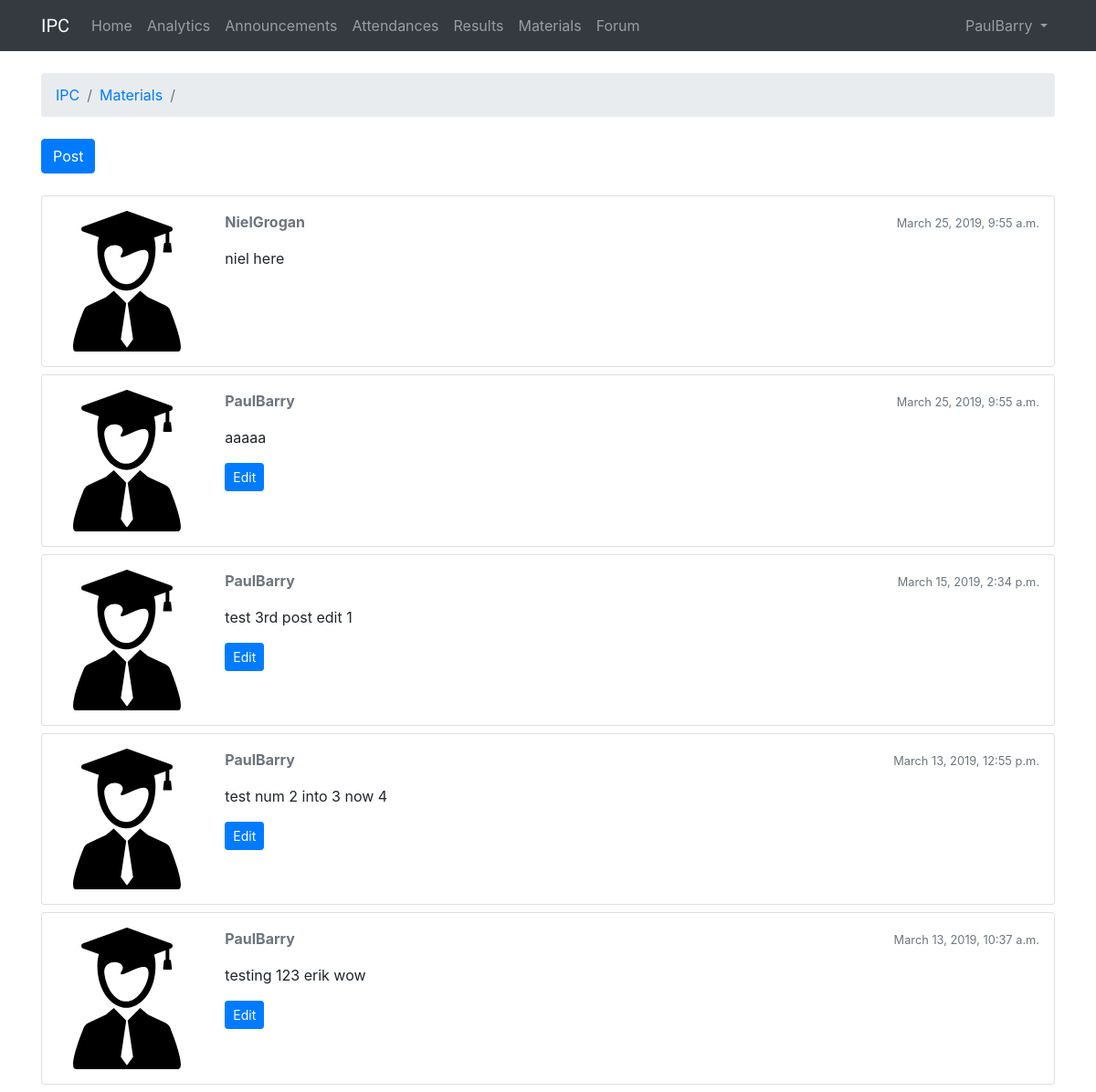
The page /1/material/3 (signed in) on the database its author committed.
### IPC/models.py (models this page shows, shortened)
class Discussion(models.Model):
    discussionMaterial = models.ForeignKey(Material, on_delete=models.CASCADE,)
    discussionPost = models.TextField(max_length=4000)
    discussionCreatedTime = models.DateTimeField(auto_now_add=True)
    discussionUpdatedTime = models.DateTimeField(null=True)
    discussionPoster = models.ForeignKey(User, on_delete=models.CASCADE,)
    discussionCourse = models.ForeignKey(Course, on_delete=models.CASCADE,)

### IPC/views.py (the view)
# urls.py: path('<int:course_id>/material/<int:material_id>', views.material_discussion, name='material_discussion'),
@login_required
def material_discussion(request, course_id, material_id):
    material = Course.objects.get(id=material_id)
    discussions = list(Discussion.objects.filter(discussionMaterial = material_id, discussionCourse = course_id).order_by('-discussionCreatedTime'))
    return render(request, 'discussion.html', {'course_id': course_id,
                                                'material_id': material_id,
                                             'material': material,
                                             'discussions': discussions,})

### templates/discussion.html (shortened to what this page needs)
{% extends 'base.html' %}
{% load static %}
{% block breadcrumb %}
<li class="breadcrumb-item"><a href="{% url 'course' %}">IPC</a></li>
<li class="breadcrumb-item"><a href="{% url 'course_material' course_id=course_id %}">Materials</a></li>
<li class="breadcrumb-item active">{{ material.materialTitle }}</li>
{% endblock %}
{% block content %}
  <div class="mb-4">
    <a href="{% url 'post_material_discussion' course_id=course_id material_id=material_id %}" class="btn btn-primary" role="button">Post</a>
  </div>
  {% for discussion in discussions %}
    <div class="card mb-2">
      <div class="card-body p-3">
        <div class="row">
          <div class="col-2">
            <img src="{% static 'img/avatar.svg' %}" alt="{{ discussion.discussionPoster }}" class="w-100">
          </div>
          <div class="col-10">
            <div class="row mb-3">
              <div class="col-6">
                <strong class="text-muted">{{ discussion.discussionPoster }}</strong>
              </div>
              <div class="col-6 text-right">
                <small class="text-muted">{{ discussion.discussionCreatedTime }}</small>
              </div>
            </div>
            {{ discussion.discussionPost }}
            {% if discussion.discussionPoster == user %}
              <div class="mt-3">
                <a href="{% url 'edit_material_discussion' course_id=course_id material_id=material_id discussion_id=discussion.id %}" class="btn btn-primary btn-sm" role="button">Edit</a>
              </div>
            {% endif %}
          </div>
        </div>
      </div>
    </div>
  {% endfor %}
{% endblock %}

### templates/base.html (shortened to what this page needs)
{% load static %}<!DOCTYPE html>
<html>
  <head>
    <link rel="stylesheet" href="{% static 'css/bootstrap.min.css' %}">
    <link rel="stylesheet" href="{% static 'css/app.css' %}">
  </head>
  <body>
    {% block body %}
      <nav class="navbar navbar-expand-lg navbar-dark bg-dark">
        <div class="container">
          <a class="navbar-brand" href="{% url 'course' %}">IPC</a>
          <div class="collapse navbar-collapse" id="navbarNavAltMarkup">
            <div class="navbar-nav">
              <a class="nav-item nav-link" href="{% url 'course' %}">Home<span class="sr-only">(current)</span></a>
              <a class="nav-item nav-link" href="{% url 'course_statistic' course_id=course_id %}">Analytics</a>
              <a class="nav-item nav-link" href="{% url 'course_announcement' course_id=course_id %}">Announcements</a>
              <a class="nav-item nav-link" href="{% url 'course_attendance' course_id=course_id %}">Attendances</a>
              <a class="nav-item nav-link" href="{% url 'course_result' course_id=course_id %}">Results</a>
              <a class="nav-item nav-link" href="{% url 'course_material' course_id=course_id %}">Materials</a>
              <a class="nav-item nav-link" href="{% url 'institute_forum' course_id=course_id %}">Forum</a>
            </div>
          </div>
          <div class="collapse navbar-collapse" id="mainMenu">
            <ul class="navbar-nav ml-auto">
              <li class="nav-item dropdown">
                <a class="nav-link dropdown-toggle" href="#" id="userMenu" data-toggle="dropdown" aria-haspopup="true" aria-expanded="false">
                  {{ user.username }}
                </a>
              </li>
            </ul>
          </div>
        </div>
      </nav>
      <div class="container">
        <ol class="breadcrumb my-4">
          {% block breadcrumb %}
          {% endblock %}
        </ol>
        {% block content %}
        {% endblock %}
      </div>
    {% endblock body %}
  </body>
</html>

### static/css/app.css (style rules this page uses)
.navbar-brand { font-family: 'Aldrich', sans-serif; }

### rows shown on the page
Discussion: discussionPoster "NielGrogan", discussionCreatedTime "March 25, 2019, 9:55 a.m.", discussionPost "niel here"
Discussion: discussionPoster "PaulBarry", discussionCreatedTime "March 25, 2019, 9:55 a.m.", discussionPost "aaaaa", shows "Edit"
Discussion: discussionPoster "PaulBarry", discussionCreatedTime "March 15, 2019, 2:34 p.m.", discussionPost "test 3rd post edit 1", shows "Edit"
Discussion: discussionPoster "PaulBarry", discussionCreatedTime "March 13, 2019, 12:55 p.m.", discussionPost "test num 2 into 3 now 4", shows "Edit"
Discussion: discussionPoster "PaulBarry", discussionCreatedTime "March 13, 2019, 10:37 a.m.", discussionPost "testing 123 erik wow", shows "Edit"

### other values the page prints
{{ user.username }} "PaulBarry"
